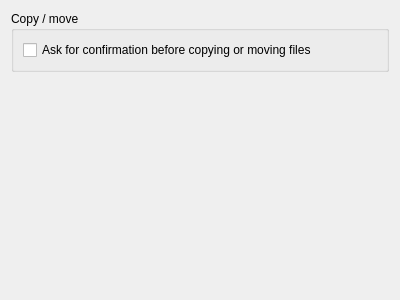
<?xml version="1.0" encoding="UTF-8"?>
<ui version="4.0">
 <class>CSettingsPageOperations</class>
 <widget class="QWidget" name="CSettingsPageOperations">
  <property name="geometry">
   <rect>
    <x>0</x>
    <y>0</y>
    <width>400</width>
    <height>300</height>
   </rect>
  </property>
  <property name="windowTitle">
   <string>Operations</string>
  </property>
  <layout class="QVBoxLayout" name="verticalLayout_2">
   <item>
    <widget class="QGroupBox" name="groupBox">
     <property name="title">
      <string>Copy / move</string>
     </property>
     <layout class="QVBoxLayout" name="verticalLayout">
      <item>
       <widget class="QCheckBox" name="_cbPromptForCopyOrMove">
        <property name="text">
         <string>Ask for confirmation before copying or moving files</string>
        </property>
       </widget>
      </item>
     </layout>
    </widget>
   </item>
   <item>
    <spacer name="verticalSpacer">
     <property name="orientation">
      <enum>Qt::Vertical</enum>
     </property>
     <property name="sizeHint" stdset="0">
      <size>
       <width>20</width>
       <height>223</height>
      </size>
     </property>
    </spacer>
   </item>
  </layout>
 </widget>
 <resources/>
 <connections/>
</ui>
